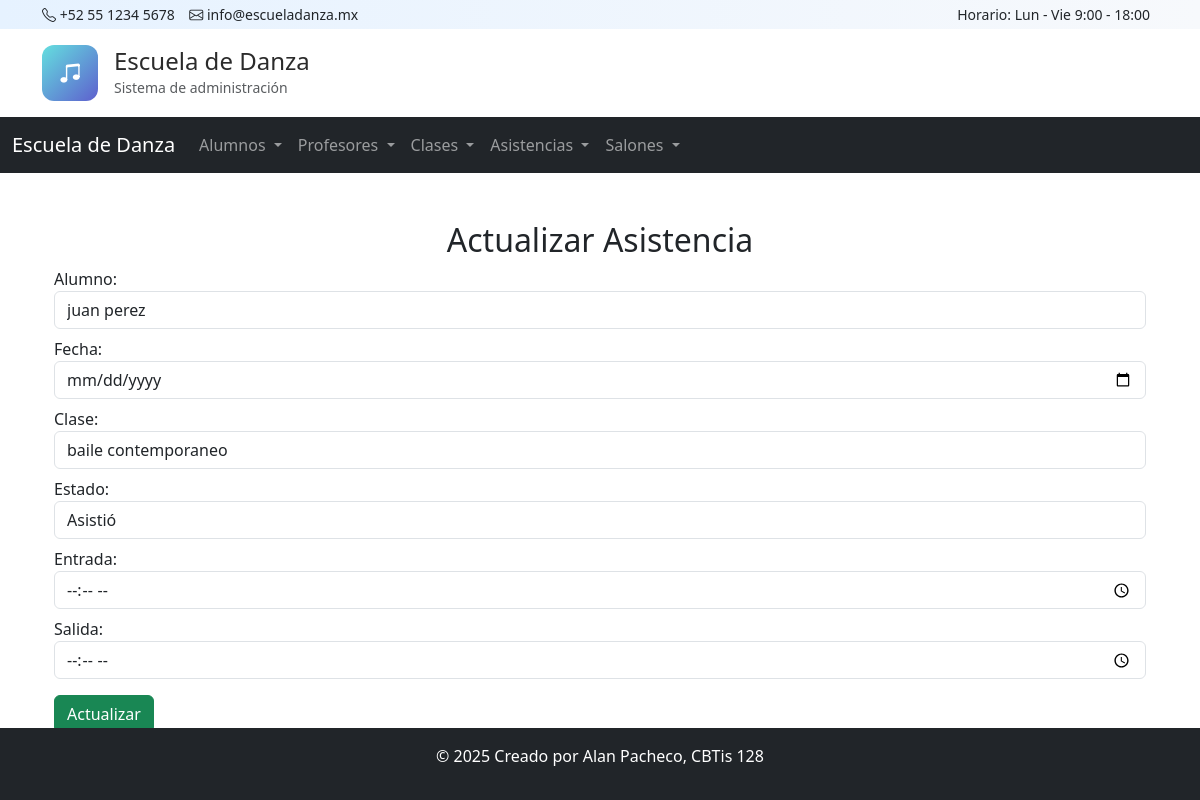
The app's page /asistencias/actualizar/1/ with its own data.
### app_escueladanza/models.py (models this page shows, shortened)
class Asistencia(models.Model):
    fecha = models.DateField()
    estado = models.CharField(max_length=50)      # ejemplo: Presente, Ausente, Tarde
    clase = models.ForeignKey(Clase, on_delete=models.CASCADE, related_name="asistencias")
    entrada = models.TimeField(null=True, blank=True)
    salida = models.TimeField(null=True, blank=True)
    alumno = models.ForeignKey(Alumno, on_delete=models.CASCADE, related_name="asistencias")

class Alumno(models.Model):
    nombre = models.CharField(max_length=50)
    apellido = models.CharField(max_length=50)
    fecha_nacimiento = models.DateField()
    correo = models.EmailField(unique=True)
    telefono = models.CharField(max_length=15)
    nivel = models.CharField(max_length=30, choices=[
        ('Principiante', 'Principiante'),
        ('Intermedio', 'Intermedio'),
        ('Avanzado', 'Avanzado')
    ])
    fecha_inscripcion = models.DateField()

class Clase(models.Model):
    nombre_clase = models.CharField(max_length=100)
    descripcion = models.TextField(blank=True, null=True)
    horario = models.CharField(max_length=50, blank=True)
    profesor = models.ForeignKey(Profesor, on_delete=models.CASCADE, related_name="clases")
    alumnos = models.ManyToManyField(Alumno, related_name="clases", blank=True)
    fecha_inicio = models.DateField(default=date.today)
    salon = models.ForeignKey(Salon, on_delete=models.SET_NULL, null=True, blank=True, related_name="clases")

### app_escueladanza/views.py (the view, shortened to what this page needs)
# urls.py: path('asistencias/actualizar/<int:id>/', views.actualizar_asistencia, name='actualizar_asistencia'),
def actualizar_asistencia(request, id):
    asistencia = get_object_or_404(Asistencia, id=id)
    clases = Clase.objects.all()
    alumnos = Alumno.objects.all()
    return render(request, 'asistencia/actualizar_asistencia.html', {
        'asistencia': asistencia,
        'clases': clases,
        'alumnos': alumnos
    })

### app_escueladanza/templates/asistencia/actualizar_asistencia.html (shortened to what this page needs)
{% extends 'base.html' %}
{% block content %}
<div class="container mt-4">
    <h2 class="text-center">Actualizar Asistencia</h2>
    <form method="POST" action="{% url 'actualizar_asistencia' asistencia.id %}">
        <label>Alumno:</label>
        <select name="alumno" class="form-control" required>
            {% for alumno in alumnos %}
            <option value="{{ alumno.id }}" {% if alumno.id == asistencia.alumno.id %}selected{% endif %}>{{ alumno.nombre }} {{ alumno.apellido }}</option>
            {% endfor %}
        </select>
        <label class="mt-2">Fecha:</label>
        <input type="date" name="fecha" class="form-control" value="{{ asistencia.fecha }}" required>
        <label class="mt-2">Clase:</label>
        <select name="clase" class="form-control" required>
            {% for clase in clases %}
            <option value="{{ clase.id }}" {% if clase.id == asistencia.clase.id %}selected{% endif %}>{{ clase.nombre_clase }}</option>
            {% endfor %}
        </select>
        <label class="mt-2">Estado:</label>
        <select name="estado" class="form-control">
            <option value="Asistió" {% if asistencia.estado == "Asistió" %}selected{% endif %}>Asistió</option>
        </select>
        <label class="mt-2">Entrada:</label>
        <input type="time" name="entrada" class="form-control" value="{{ asistencia.entrada }}">
        <label class="mt-2">Salida:</label>
        <input type="time" name="salida" class="form-control" value="{{ asistencia.salida }}">
        <button class="btn btn-success mt-3" type="submit">Actualizar</button>
    </form>
</div>
{% endblock %}

### records on screen
Asistencia: alumno "juan perez", clase "baile contemporaneo", estado "Asistió"
